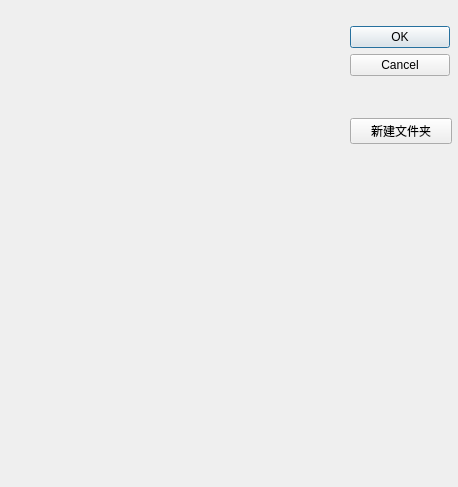
<?xml version="1.0" encoding="UTF-8"?>
<ui version="4.0">
 <class>DocToDirDialog</class>
 <widget class="QDialog" name="DocToDirDialog">
  <property name="geometry">
   <rect>
    <x>0</x>
    <y>0</y>
    <width>458</width>
    <height>487</height>
   </rect>
  </property>
  <property name="windowTitle">
   <string>Put Document to Directory</string>
  </property>
  <widget class="QWidget" name="layoutWidget">
   <property name="geometry">
    <rect>
     <x>350</x>
     <y>-10</y>
     <width>102</width>
     <height>191</height>
    </rect>
   </property>
   <layout class="QVBoxLayout" name="docToDirBtn">
    <item>
     <widget class="QDialogButtonBox" name="buttonBox">
      <property name="sizePolicy">
       <sizepolicy hsizetype="Fixed" vsizetype="Fixed">
        <horstretch>0</horstretch>
        <verstretch>0</verstretch>
       </sizepolicy>
      </property>
      <property name="minimumSize">
       <size>
        <width>100</width>
        <height>0</height>
       </size>
      </property>
      <property name="whatsThis">
       <string/>
      </property>
      <property name="locale">
       <locale language="Chinese" country="China"/>
      </property>
      <property name="orientation">
       <enum>Qt::Vertical</enum>
      </property>
      <property name="standardButtons">
       <set>QDialogButtonBox::Cancel|QDialogButtonBox::Ok</set>
      </property>
     </widget>
    </item>
    <item>
     <widget class="QPushButton" name="newDirBtn">
      <property name="text">
       <string>新建文件夹</string>
      </property>
     </widget>
    </item>
   </layout>
  </widget>
  <widget class="QWidget" name="layoutWidget">
   <property name="geometry">
    <rect>
     <x>7</x>
     <y>9</y>
     <width>341</width>
     <height>461</height>
    </rect>
   </property>
   <layout class="QVBoxLayout" name="docToDirTree">
    <item>
     <widget class="QLabel" name="sourceDoc">
      <property name="font">
       <font>
        <weight>75</weight>
        <bold>true</bold>
       </font>
      </property>
      <property name="text">
       <string/>
      </property>
     </widget>
    </item>
   </layout>
  </widget>
 </widget>
 <resources/>
 <connections>
  <connection>
   <sender>buttonBox</sender>
   <signal>rejected()</signal>
   <receiver>DocToDirDialog</receiver>
   <slot>reject()</slot>
   <hints>
    <hint type="sourcelabel">
     <x>295</x>
     <y>458</y>
    </hint>
    <hint type="destinationlabel">
     <x>286</x>
     <y>274</y>
    </hint>
   </hints>
  </connection>
 </connections>
</ui>
